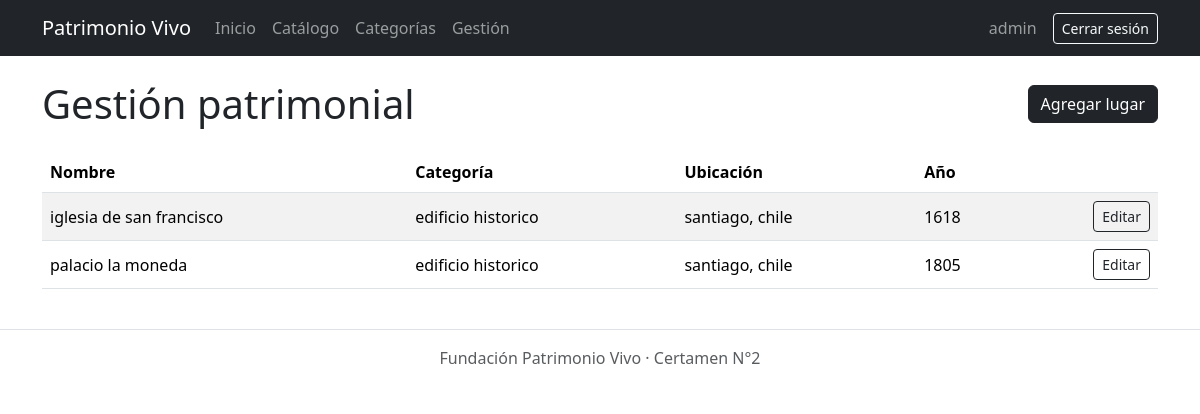
The app's page /gestion/ (signed in) with its own data.
### core/models.py (models this page shows, shortened)
class LugarPatrimonial(models.Model):
    id = models.BigAutoField(primary_key=True)
    nombre = models.CharField(max_length=150)
    descripcion = models.TextField()
    ubicacion = models.CharField(max_length=200)
    anio_construccion = models.PositiveIntegerField()
    imagen = models.URLField(blank=True)
    categoria = models.ForeignKey(
        Categoria, on_delete=models.PROTECT, related_name='lugares'
    )

class Categoria(models.Model):
    id = models.BigAutoField(primary_key=True)
    nombre = models.CharField(max_length=100)
    descripcion = models.TextField(blank=True)

### core/views.py (the view)
# urls.py: path('gestion/', views.gestion, name='gestion'),
@login_required
def gestion(request):
    lugares = LugarPatrimonial.objects.select_related('categoria').order_by('nombre')
    return render(request, 'core/gestion.html', {'lugares': lugares})

### core/templates/core/gestion.html (shortened to what this page needs)
{% extends 'core/base.html' %}
{% block content %}
    <div class="d-flex justify-content-between align-items-center mb-4">
        <h1 class="mb-0">Gestión patrimonial</h1>
        {% if perms.core.add_lugarpatrimonial %}
            <a href="{% url 'lugar_crear' %}" class="btn btn-dark">Agregar lugar</a>
        {% endif %}
    </div>
    <table class="table table-striped align-middle">
        <thead>
            <tr>
                <th>Nombre</th>
                <th>Categoría</th>
                <th>Ubicación</th>
                <th>Año</th>
                <th></th>
            </tr>
        </thead>
        <tbody>
            {% for lugar in lugares %}
                <tr>
                    <td>{{ lugar.nombre }}</td>
                    <td>{{ lugar.categoria.nombre }}</td>
                    <td>{{ lugar.ubicacion }}</td>
                    <td>{{ lugar.anio_construccion }}</td>
                    <td class="text-end">
                        {% if perms.core.change_lugarpatrimonial %}
                            <a href="{% url 'lugar_editar' lugar.pk %}" class="btn btn-outline-dark btn-sm">Editar</a>
                        {% endif %}
                    </td>
                </tr>
            {% empty %}
                <tr><td colspan="5">Aún no hay lugares registrados.</td></tr>
            {% endfor %}
        </tbody>
    </table>
{% endblock %}

### core/templates/core/base.html (shortened to what this page needs)
{% load static %}
<!DOCTYPE html>
<html lang="es" data-bs-theme="light">
<head>
    <link rel="stylesheet" href="{% static 'core/css/bootstrap.min.css' %}">
    <link rel="stylesheet" href="{% static 'core/css/estilos.css' %}">
</head>
<body>
    <nav class="navbar navbar-expand-lg bg-dark" data-bs-theme="dark">
        <div class="container">
            <a class="navbar-brand" href="{% url 'inicio' %}">Patrimonio Vivo</a>
            <div class="collapse navbar-collapse" id="menu">
                <ul class="navbar-nav me-auto">
                    <li class="nav-item">
                        <a class="nav-link" href="{% url 'inicio' %}">Inicio</a>
                    </li>
                    <li class="nav-item">
                        <a class="nav-link" href="{% url 'catalogo' %}">Catálogo</a>
                    </li>
                    <li class="nav-item">
                        <a class="nav-link" href="{% url 'categorias' %}">Categorías</a>
                    </li>
                    {% if user.is_authenticated %}
                        <li class="nav-item">
                            <a class="nav-link" href="{% url 'gestion' %}">Gestión</a>
                        </li>
                    {% endif %}
                </ul>
                {% if user.is_authenticated %}
                    <span class="navbar-text me-3">{{ user.username }}</span>
                    <form method="post" action="{% url 'logout' %}" class="d-flex">
                        <button type="submit" class="btn btn-outline-light btn-sm">Cerrar sesión</button>
                    </form>
                {% else %}
                    <a class="btn btn-outline-light btn-sm" href="{% url 'login' %}">Iniciar sesión</a>
                {% endif %}
            </div>
        </div>
    </nav>
    <main class="container py-4">
        {% block content %}{% endblock %}
    </main>
    <footer class="text-center text-muted py-3 border-top">
        Fundación Patrimonio Vivo · Certamen N°2
    </footer>
</body>
</html>

### records on screen
LugarPatrimonial: nombre "iglesia de san francisco", categoria.nombre "edificio historico", ubicacion "santiago, chile", anio_construccion "1618"
LugarPatrimonial: nombre "palacio la moneda", categoria.nombre "edificio historico", ubicacion "santiago, chile", anio_construccion "1805"

### other values on screen
{{ user.username }} "admin"
